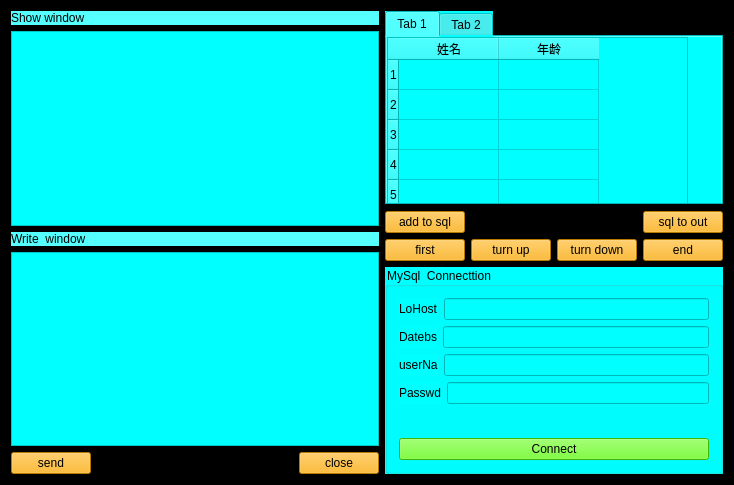
<?xml version="1.0" encoding="UTF-8"?>
<ui version="4.0">
 <class>ServerWidget</class>
 <widget class="QWidget" name="ServerWidget">
  <property name="geometry">
   <rect>
    <x>0</x>
    <y>0</y>
    <width>734</width>
    <height>485</height>
   </rect>
  </property>
  <property name="windowTitle">
   <string>ServerWidget</string>
  </property>
  <property name="styleSheet">
   <string notr="true">QWidget{
background-color: rgb(0, 0, 0);
}
QPushButton{
background-color: rgb(255, 170, 0);
}

QTabWidget{
background-color: rgb(85, 170, 0);
}</string>
  </property>
  <layout class="QHBoxLayout" name="horizontalLayout_9">
   <item>
    <layout class="QHBoxLayout" name="horizontalLayout_8">
     <item>
      <layout class="QVBoxLayout" name="verticalLayout_5">
       <item>
        <layout class="QVBoxLayout" name="verticalLayout_4">
         <item>
          <layout class="QVBoxLayout" name="verticalLayout">
           <item>
            <widget class="QLabel" name="label">
             <property name="styleSheet">
              <string notr="true">QWidget{
	font: 12pt &quot;Arial&quot;;
background-color: rgb(255, 255, 255);
	background-color: rgb(85, 255, 255);
}</string>
             </property>
             <property name="text">
              <string>Show window</string>
             </property>
            </widget>
           </item>
           <item>
            <widget class="QTextEdit" name="textEditRead">
             <property name="styleSheet">
              <string notr="true">background-color: rgb(0, 255, 255);
font: 14pt &quot;Arial&quot;;</string>
             </property>
             <property name="readOnly">
              <bool>true</bool>
             </property>
            </widget>
           </item>
          </layout>
         </item>
         <item>
          <layout class="QVBoxLayout" name="verticalLayout_2">
           <item>
            <widget class="QLabel" name="label_2">
             <property name="styleSheet">
              <string notr="true">QWidget{
	font: 12pt &quot;Arial&quot;;
background-color: rgb(85, 255, 255);
}</string>
             </property>
             <property name="text">
              <string>Write  window</string>
             </property>
            </widget>
           </item>
           <item>
            <widget class="QTextEdit" name="textEditWrite">
             <property name="styleSheet">
              <string notr="true">background-color: rgb(0, 255, 255);
font: 14pt &quot;Arial&quot;;</string>
             </property>
            </widget>
           </item>
          </layout>
         </item>
        </layout>
       </item>
       <item>
        <layout class="QHBoxLayout" name="horizontalLayout">
         <item>
          <widget class="QPushButton" name="btnSend">
           <property name="styleSheet">
            <string notr="true">font: 12pt &quot;Arial&quot;;</string>
           </property>
           <property name="text">
            <string>send</string>
           </property>
          </widget>
         </item>
         <item>
          <spacer name="horizontalSpacer">
           <property name="orientation">
            <enum>Qt::Horizontal</enum>
           </property>
           <property name="sizeHint" stdset="0">
            <size>
             <width>288</width>
             <height>20</height>
            </size>
           </property>
          </spacer>
         </item>
         <item>
          <widget class="QPushButton" name="btnClose">
           <property name="styleSheet">
            <string notr="true">font: 12pt &quot;Arial&quot;;</string>
           </property>
           <property name="text">
            <string>close</string>
           </property>
          </widget>
         </item>
        </layout>
       </item>
      </layout>
     </item>
     <item>
      <layout class="QVBoxLayout" name="verticalLayout_3">
       <item>
        <widget class="QTabWidget" name="tabWidget">
         <property name="styleSheet">
          <string notr="true">background-color: rgb(0, 255, 255);</string>
         </property>
         <property name="currentIndex">
          <number>0</number>
         </property>
         <widget class="QWidget" name="student">
          <attribute name="title">
           <string>Tab 1</string>
          </attribute>
          <widget class="QTableWidget" name="tableWidgetStu">
           <property name="geometry">
            <rect>
             <x>0</x>
             <y>0</y>
             <width>301</width>
             <height>421</height>
            </rect>
           </property>
           <property name="styleSheet">
            <string notr="true">font: 11pt &quot;Arial&quot;;
font: 75 12pt &quot;Arial&quot;;
background-color: rgb(0, 255, 255);</string>
           </property>
           <row>
            <property name="text">
             <string>1</string>
            </property>
           </row>
           <row>
            <property name="text">
             <string>2</string>
            </property>
           </row>
           <row>
            <property name="text">
             <string>3</string>
            </property>
           </row>
           <row>
            <property name="text">
             <string>4</string>
            </property>
           </row>
           <row>
            <property name="text">
             <string>5</string>
            </property>
           </row>
           <row>
            <property name="text">
             <string>6</string>
            </property>
           </row>
           <row>
            <property name="text">
             <string>7</string>
            </property>
           </row>
           <row>
            <property name="text">
             <string>8</string>
            </property>
           </row>
           <row>
            <property name="text">
             <string>9</string>
            </property>
           </row>
           <column>
            <property name="text">
             <string>姓名</string>
            </property>
           </column>
           <column>
            <property name="text">
             <string>年龄</string>
            </property>
           </column>
          </widget>
         </widget>
         <widget class="QWidget" name="programmer">
          <attribute name="title">
           <string>Tab 2</string>
          </attribute>
          <widget class="QTableWidget" name="tableWidgetPro">
           <property name="geometry">
            <rect>
             <x>0</x>
             <y>0</y>
             <width>291</width>
             <height>401</height>
            </rect>
           </property>
           <property name="styleSheet">
            <string notr="true">background-color: rgb(0, 255, 255);
font: 75 12pt &quot;Arial&quot;;</string>
           </property>
           <row>
            <property name="text">
             <string>1</string>
            </property>
           </row>
           <row>
            <property name="text">
             <string>2</string>
            </property>
           </row>
           <row>
            <property name="text">
             <string>3</string>
            </property>
           </row>
           <row>
            <property name="text">
             <string>4</string>
            </property>
           </row>
           <row>
            <property name="text">
             <string>5</string>
            </property>
           </row>
           <row>
            <property name="text">
             <string>6</string>
            </property>
           </row>
           <row>
            <property name="text">
             <string>7</string>
            </property>
           </row>
           <row>
            <property name="text">
             <string>8</string>
            </property>
           </row>
           <row>
            <property name="text">
             <string>9</string>
            </property>
           </row>
           <column>
            <property name="text">
             <string>姓名</string>
            </property>
           </column>
           <column>
            <property name="text">
             <string>年龄</string>
            </property>
           </column>
          </widget>
         </widget>
        </widget>
       </item>
       <item>
        <layout class="QHBoxLayout" name="horizontalLayout_2">
         <item>
          <widget class="QPushButton" name="btnToSql">
           <property name="minimumSize">
            <size>
             <width>56</width>
             <height>0</height>
            </size>
           </property>
           <property name="styleSheet">
            <string notr="true">alternate-background-color: qlineargradient(spread:pad, x1:0, y1:0, x2:1, y2:0, stop:0 rgba(0, 0, 0, 255), stop:1 rgba(255, 255, 255, 255));
font: 12pt &quot;Arial&quot;;</string>
           </property>
           <property name="text">
            <string>add to sql</string>
           </property>
          </widget>
         </item>
         <item>
          <spacer name="horizontalSpacer_2">
           <property name="orientation">
            <enum>Qt::Horizontal</enum>
           </property>
           <property name="sizeHint" stdset="0">
            <size>
             <width>40</width>
             <height>20</height>
            </size>
           </property>
          </spacer>
         </item>
         <item>
          <widget class="QPushButton" name="btnSqlOut">
           <property name="styleSheet">
            <string notr="true">font: 12pt &quot;Arial&quot;;</string>
           </property>
           <property name="text">
            <string>sql to out</string>
           </property>
          </widget>
         </item>
        </layout>
       </item>
       <item>
        <layout class="QHBoxLayout" name="horizontalLayout_7">
         <item>
          <widget class="QPushButton" name="btnFirst">
           <property name="styleSheet">
            <string notr="true">font: 11pt &quot;Arial&quot;;</string>
           </property>
           <property name="text">
            <string>first</string>
           </property>
          </widget>
         </item>
         <item>
          <widget class="QPushButton" name="btnTurnUp">
           <property name="styleSheet">
            <string notr="true">font: 12pt &quot;Arial&quot;;</string>
           </property>
           <property name="text">
            <string>turn up</string>
           </property>
          </widget>
         </item>
         <item>
          <widget class="QPushButton" name="btnTurnDown">
           <property name="styleSheet">
            <string notr="true">font: 12pt &quot;Arial&quot;;</string>
           </property>
           <property name="text">
            <string>turn down</string>
           </property>
          </widget>
         </item>
         <item>
          <widget class="QPushButton" name="btnEnd">
           <property name="styleSheet">
            <string notr="true">font: 12pt &quot;Arial&quot;;</string>
           </property>
           <property name="text">
            <string>end</string>
           </property>
          </widget>
         </item>
        </layout>
       </item>
       <item>
        <widget class="QGroupBox" name="groupBox">
         <property name="styleSheet">
          <string notr="true">background-color: rgb(0, 255, 255);
font: 12pt &quot;Arial&quot;;</string>
         </property>
         <property name="title">
          <string>MySql  Connecttion</string>
         </property>
         <layout class="QVBoxLayout" name="verticalLayout_8">
          <item>
           <layout class="QVBoxLayout" name="verticalLayout_7">
            <item>
             <layout class="QVBoxLayout" name="verticalLayout_6">
              <item>
               <layout class="QHBoxLayout" name="horizontalLayout_3">
                <item>
                 <widget class="QLabel" name="label_3">
                  <property name="text">
                   <string>LoHost</string>
                  </property>
                 </widget>
                </item>
                <item>
                 <widget class="QLineEdit" name="lineEditLocaHost"/>
                </item>
               </layout>
              </item>
              <item>
               <layout class="QHBoxLayout" name="horizontalLayout_4">
                <item>
                 <widget class="QLabel" name="label_4">
                  <property name="text">
                   <string>Datebs</string>
                  </property>
                 </widget>
                </item>
                <item>
                 <widget class="QLineEdit" name="lineEditDateBs"/>
                </item>
               </layout>
              </item>
              <item>
               <layout class="QHBoxLayout" name="horizontalLayout_5">
                <item>
                 <widget class="QLabel" name="label_5">
                  <property name="text">
                   <string>userNa</string>
                  </property>
                 </widget>
                </item>
                <item>
                 <widget class="QLineEdit" name="lineEditUseName"/>
                </item>
               </layout>
              </item>
              <item>
               <layout class="QHBoxLayout" name="horizontalLayout_6">
                <item>
                 <widget class="QLabel" name="label_6">
                  <property name="styleSheet">
                   <string notr="true">font: 11pt &quot;Arial&quot;;
font: 12pt &quot;Arial&quot;;</string>
                  </property>
                  <property name="text">
                   <string>Passwd</string>
                  </property>
                 </widget>
                </item>
                <item>
                 <widget class="QLineEdit" name="lineEditPassWd"/>
                </item>
               </layout>
              </item>
             </layout>
            </item>
            <item>
             <spacer name="verticalSpacer">
              <property name="orientation">
               <enum>Qt::Vertical</enum>
              </property>
              <property name="sizeHint" stdset="0">
               <size>
                <width>20</width>
                <height>28</height>
               </size>
              </property>
             </spacer>
            </item>
            <item>
             <widget class="QPushButton" name="pushButton">
              <property name="styleSheet">
               <string notr="true">QWidget{background-color: rgb(85, 255, 0);}
</string>
              </property>
              <property name="text">
               <string>Connect</string>
              </property>
             </widget>
            </item>
           </layout>
          </item>
         </layout>
        </widget>
       </item>
      </layout>
     </item>
    </layout>
   </item>
  </layout>
 </widget>
 <layoutdefault spacing="6" margin="11"/>
 <resources/>
 <connections/>
</ui>
